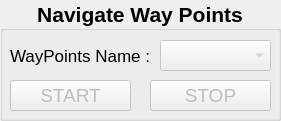
   <widget class="QGroupBox" name="wp_groupBox">
    <property name="geometry">
     <rect>
      <x>20</x>
      <y>180</y>
      <width>281</width>
      <height>121</height>
     </rect>
    </property>
    <property name="font">
     <font>
      <pointsize>16</pointsize>
      <weight>75</weight>
      <bold>true</bold>
     </font>
    </property>
    <property name="title">
     <string>Navigate Way Points</string>
    </property>
    <property name="alignment">
     <set>Qt::AlignCenter</set>
    </property>
    <widget class="QComboBox" name="wp_CB">
     <property name="enabled">
      <bool>false</bool>
     </property>
     <property name="geometry">
      <rect>
       <x>160</x>
       <y>40</y>
       <width>111</width>
       <height>31</height>
      </rect>
     </property>
     <property name="font">
      <font>
       <pointsize>13</pointsize>
       <weight>50</weight>
       <bold>false</bold>
      </font>
     </property>
    </widget>
    <widget class="QLabel" name="wp_label">
     <property name="geometry">
      <rect>
       <x>10</x>
       <y>40</y>
       <width>141</width>
       <height>31</height>
      </rect>
     </property>
     <property name="font">
      <font>
       <pointsize>13</pointsize>
       <weight>50</weight>
       <bold>false</bold>
      </font>
     </property>
     <property name="text">
      <string>WayPoints Name :</string>
     </property>
    </widget>
    <widget class="QPushButton" name="wp_startPB">
     <property name="enabled">
      <bool>false</bool>
     </property>
     <property name="geometry">
      <rect>
       <x>10</x>
       <y>80</y>
       <width>121</width>
       <height>31</height>
      </rect>
     </property>
     <property name="font">
      <font>
       <pointsize>14</pointsize>
       <weight>50</weight>
       <bold>false</bold>
      </font>
     </property>
     <property name="text">
      <string>START</string>
     </property>
    </widget>
    <widget class="QPushButton" name="wp_stopPB">
     <property name="enabled">
      <bool>false</bool>
     </property>
     <property name="geometry">
      <rect>
       <x>150</x>
       <y>80</y>
       <width>121</width>
       <height>31</height>
      </rect>
     </property>
     <property name="font">
      <font>
       <pointsize>14</pointsize>
       <weight>50</weight>
       <bold>false</bold>
      </font>
     </property>
     <property name="text">
      <string>STOP</string>
     </property>
    </widget>
   </widget>
